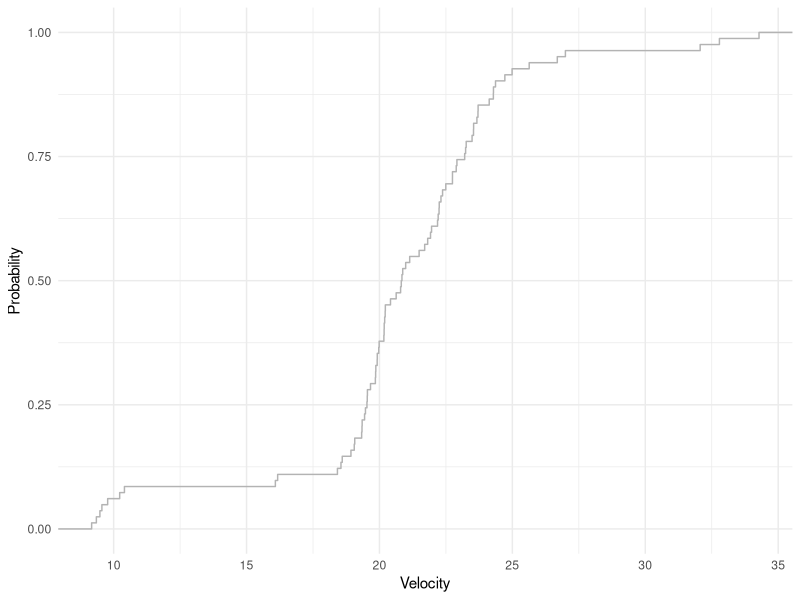
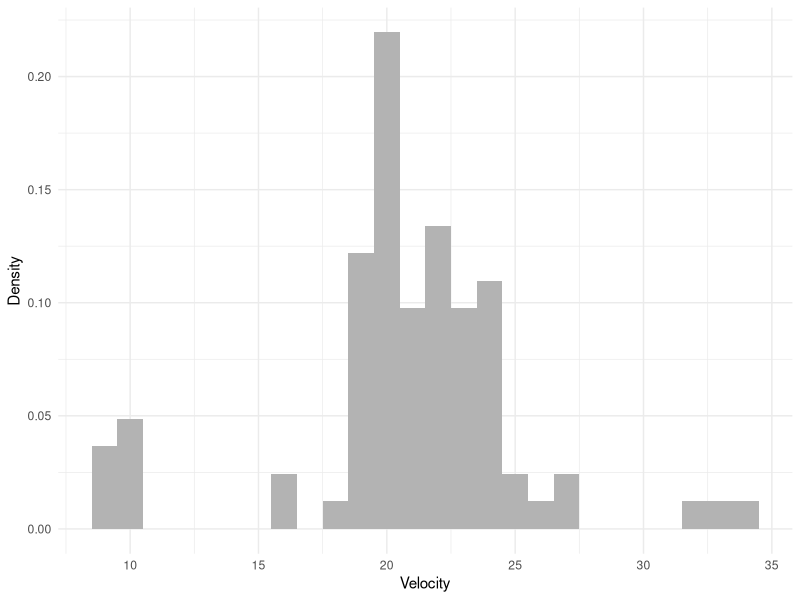
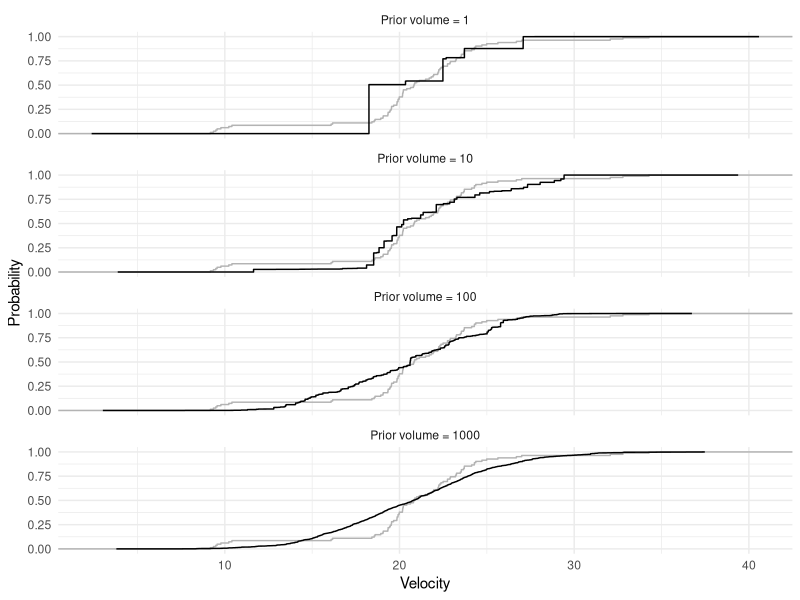
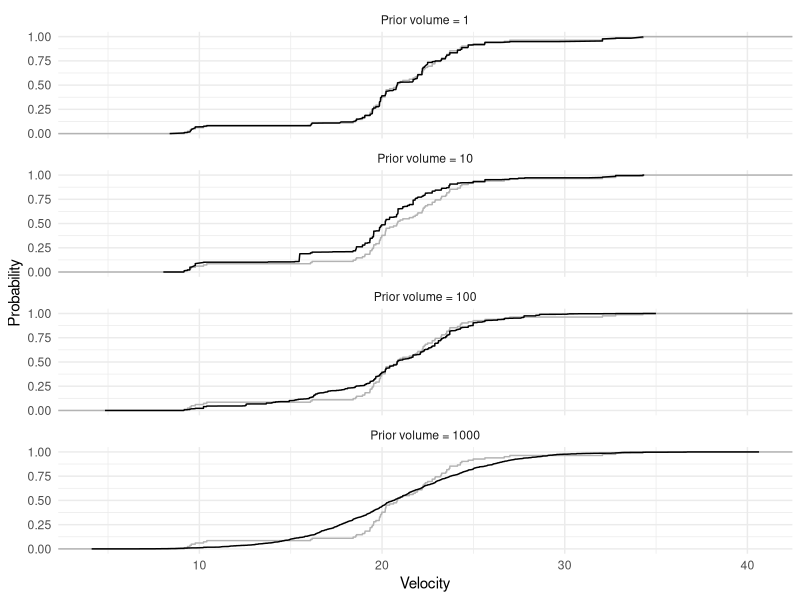
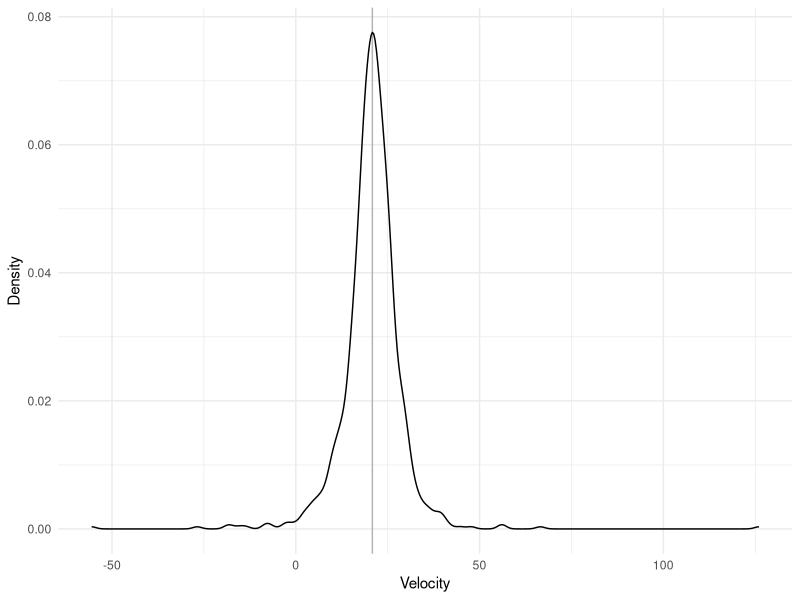
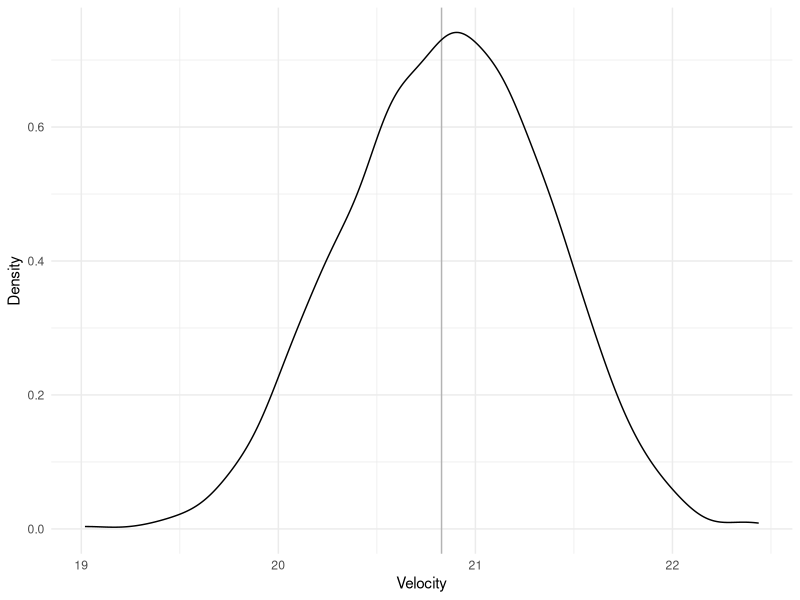
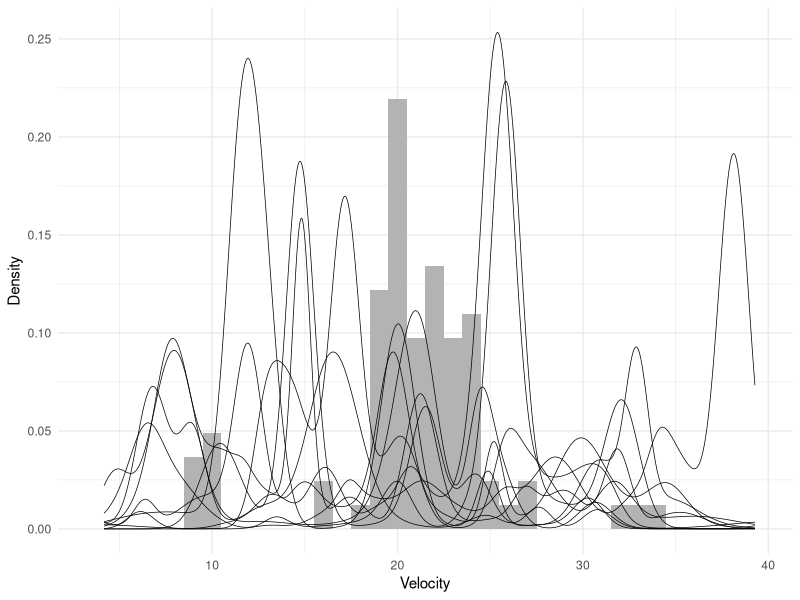
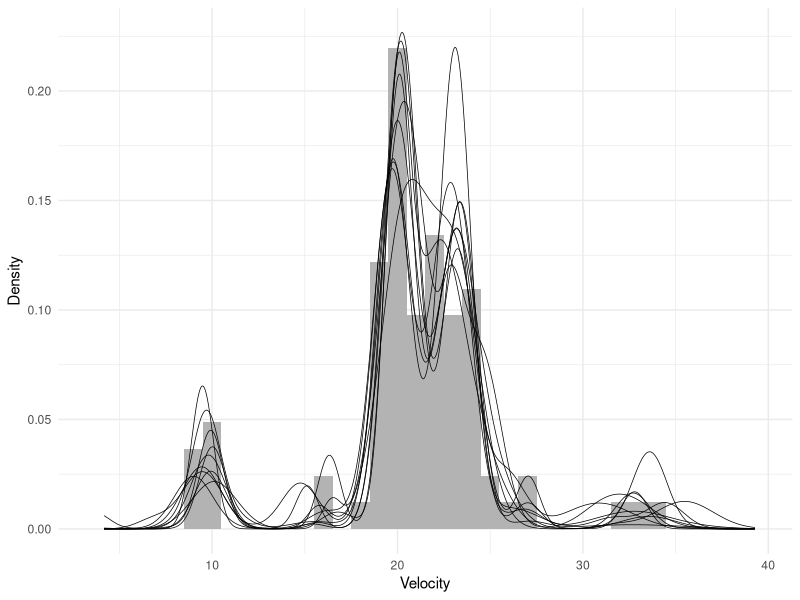

Source code (R) for these figures, in order: (Note: a time limit stopped this script after it produced the figures.)
## ---- chunk 1
library(MASS)
library(tidyverse)

theme_set(theme_minimal())
## ---- chunk 2
geom_reference <- function(data, type = 'cdf', binwidth = 1, color = 'gray70') {
  if (type == 'cdf') {
    stat_ecdf(data = data,
              mapping = aes(x),
              color = color)
  } else if (type == 'pdf') {
    geom_density(data = data,
                 mapping = aes(x),
                 color = color)
  } else if (type == 'histogram') {
    geom_histogram(data = data,
                   mapping = aes(x, y = ..count.. / sum(..count..)),
                   binwidth = binwidth,
                   fill = color)
  }
}
## ---- chunk 3
data <- tibble(x = galaxies / 1000)
## ---- chunk 4
ggplot() +
  geom_reference(data) +
  labs(x = 'Velocity', y = 'Probability')
## ---- chunk 5
ggplot() +
  geom_reference(data, type = 'histogram') +
  labs(x = 'Velocity', y = 'Density')
## ---- chunk 6
stick_break <- function(l, alpha, beta) {
  q <- rbeta(l, shape1 = alpha, shape2 = beta)
  q <- c(head(q, -1), 1)
  list(p = q * c(1, cumprod(1 - head(q, -1))), q = q)
}

nu_prior <- function(lambda = 1, mu0 = 0, sigma0 = 1) {
  sample_P0 <- function(l) rnorm(l, mean = mu0, sd = sigma0)
  list(sample_P0 = sample_P0, lambda = lambda)
}

nu_posterior <- function(x, lambda = 1, mu0 = 0, sigma0 = 1) {
  prior <- nu_prior(lambda = lambda, mu0 = mu0, sigma0 = sigma0)
  sample_P0 <- function(l) {
    i <- rbernoulli(l, p = lambda / (lambda + length(x)))
    i * prior$sample_P0(l) + (1 - i) * sample(x, l, replace = TRUE)
  }
  list(sample_P0 = sample_P0, lambda = lambda + length(x))
}

sample_DP <- function(l, nu) {
  x <- nu$sample_P0(l)
  p <- stick_break(l, 1, nu$lambda)$p
  tibble(x = x, p = p)
}

plot_distribution <- function(sample, reference) {
  sample <- sample %>%
    arrange(x) %>%
    mutate(p = cumsum(p))
  ggplot() +
    geom_reference(reference) +
    geom_line(data = sample, mapping = aes(x, p)) +
    labs(x = 'Velocity', y = 'Probability')
}
## ---- chunk 7
set.seed(42)

tibble(lambda = c(1, 10, 100, 1000)) %>%
  mutate(data = map(lambda, ~ sample_DP(l = 10000,
                                        nu = nu_prior(lambda = .x,
                                                      mu0 = mean(data$x),
                                                      sigma0 = sd(data$x))))) %>%
  unnest(data) %>%
  mutate(lambda = str_c('Prior volume = ', lambda)) %>%
  group_by(lambda) %>%
  plot_distribution(data) +
  facet_wrap(vars(lambda), ncol = 1)
## ---- chunk 8
set.seed(42)

tibble(lambda = c(1, 10, 100, 1000)) %>%
  mutate(data = map(lambda, ~ sample_DP(l = 10000,
                                        nu = nu_posterior(data$x,
                                                          lambda = .x,
                                                          mu0 = mean(data$x),
                                                          sigma0 = sd(data$x))))) %>%
  unnest(data) %>%
  mutate(lambda = str_c('Prior volume = ', lambda)) %>%
  group_by(lambda) %>%
  plot_distribution(data) +
  facet_wrap(vars(lambda), ncol = 1)
## ---- chunk 9
sample_Ptheta_prior <- function(l, mu0 = 0, kappa0 = 1, nu0 = 3, sigma0 = 1) {
  sigma <- sqrt((nu0 * sigma0^2) / rchisq(l, nu0))
  # sigma <- sqrt(1 / rgamma(l, nu0 / 2, nu0 * sigma0^2 / 2))
  mu <- rnorm(l, mu0, sigma / sqrt(kappa0))
  tibble(mu = mu, sigma = sigma)
}

sample_Ptheta_posterior <- function(l, x, mu0 = mean(x), kappa0 = 1, nu0 = 3, sigma0 = sd(x)) {
  n1 <- length(x)
  if (n1 == 0) {
    mu1 <- 0
    ss1 <- 0
  } else {
    mu1 <- mean(x)
    ss1 <- sum((x - mu1)^2)
  }
  sample_Ptheta_prior(
    l = l,
    mu0 = kappa0 / (kappa0 + n1) * mu0 + n1 / (kappa0 + n1) * mu1,
    kappa0 = kappa0 + n1,
    nu0 = nu0 + n1,
    sigma0 = sqrt((nu0 * sigma0^2 + ss1 + kappa0 * n1 / (kappa0 + n1) * (mu1 - mu0)^2) / (nu0 + n1))
  )
}

sample_Plambda_prior <- function(l, alpha0 = 2, beta0 = 0.1) {
  rgamma(l, alpha0, beta0)
}

sample_Plambda_posterior <- function(l, q, alpha0 = 2, beta0 = 0.1) {
  sample_Plambda_prior(
    l = l,
    alpha0 = alpha0 + length(q) - 1,
    beta0 = beta0 - sum(log(head(q, -1)))
  )
}

evaluate_Px <- function(x, theta) {
  dnorm(x, theta$mu, sqrt(theta$sigma))
}

evaluate_Pm_ <- function(draw, grid, type = 'cdf') {
  if (type == 'cdf') {
    method <- pnorm
  } else if (type == 'pdf') {
    method <- dnorm
  } else if (type == 'histogram') {
    method <- dnorm
  }
  bind_cols(draw$theta, tibble(p = draw$stick$p)) %>%
    mutate(.component = row_number()) %>%
    select(.component, everything()) %>%
    mutate(data = map2(mu, sigma, function(mu, sigma) {
                                  tibble(x = grid,
                                         y = method(grid, mu, sigma))
                                  })) %>%
    unnest(data) %>%
    group_by(x) %>%
    summarize(y = sum(p * y), .groups = 'drop')
}

evaluate_Pm <- function(draws, grid, ...) {
  process <- function(i) {
    evaluate_Pm_(draws[[i]], grid, ...) %>%
      mutate(.draw = i) %>%
      select(.draw, everything())
  }
  sapply(1:length(draws), process, simplify = FALSE) %>%
    bind_rows()
}

count_subjects <- function(m, k) {
  n <- rep(0, m)
  k <- as.data.frame(table(k))
  n[as.numeric(levels(k[ , 1]))[k[ , 1]]] <- k[ , 2]
  n
}

update_k <- function(x, state, prior_only = FALSE) {
  m <- length(state$stick$p)
  n <- length(x)
  if (prior_only) {
    p <- matrix(rep(1 / m, m * n), nrow = m, ncol = n)
  } else {
    x <- rep(x, each = m)
    theta <- state$theta %>% slice(rep(1:m, n))
    p <- matrix(evaluate_Px(x, theta), nrow = m, ncol = n)
    p <- sweep(p, 1, state$stick$p, `*`)
    p <- sweep(p, 2, colSums(p), `/`)
  }
  apply(p, 2, function(p) sample(1:m, 1, prob = p))
}

update_stick <- function(x, state, prior_only = FALSE) {
  m <- length(state$stick$p)
  if (prior_only) {
    alpha <- 1
    beta <- state$lambda
  } else {
    n <- count_subjects(m, state$k)
    alpha <- 1 + n
    beta <- state$lambda + sum(n) - cumsum(n)
  }
  stick_break(m, alpha, beta)
}

update_theta <- function(x, state, prior_only = FALSE, ...) {
  m <- length(state$stick$p)
  if (prior_only) {
    sapply(1:m, function(i) sample_Ptheta_prior(1, ...), simplify = FALSE) %>%
      bind_rows()
  } else {
    sapply(1:m, function(i) sample_Ptheta_posterior(1, x[state$k == i], ...),
           simplify = FALSE) %>%
      bind_rows()
  }
}

update_lambda <- function(x, state, prior_only = FALSE, ...) {
  if (prior_only) {
    sample_Plambda_prior(1, ...)
  } else {
    sample_Plambda_posterior(1, state$stick$q, ...)
  }
}

sample_DPM <- function(x, m, l,
                       n0 = 3,
                       mu0 = mean(x),
                       kappa0 = n0,
                       nu0 = n0,
                       sigma0 = 1,
                       lambda0 = 1,
                       alpha0 = n0,
                       beta0 = sqrt(n0) / 10,
                       prior_only = FALSE) {
  theta_prior <- list(
    mu0 = mu0,
    kappa0 = kappa0,
    nu0 = nu0,
    sigma0 = sigma0
  )
  lambda_prior <- list(
    alpha0 = alpha0,
    beta0 = beta0
  )
  state <- list(
    k = sample(1:m, length(x), replace = TRUE),
    stick = stick_break(m, 1, lambda0),
    theta = do.call(sample_Ptheta_prior, c(list(m), theta_prior)),
    lambda = lambda0
  )
  draws <- vector('list', l)
  for(i in 1:l) {
    arguments <- list(x, state, prior_only = prior_only)
    state$k <- do.call(update_k, arguments)
    arguments <- list(x, state, prior_only = prior_only)
    state$stick <- do.call(update_stick, arguments)
    arguments <- c(list(x, state, prior_only = prior_only), theta_prior)
    state$theta <- do.call(update_theta, arguments)
    arguments <- c(list(x, state, prior_only = prior_only), lambda_prior)
    state$lambda <- do.call(update_lambda, arguments)
    draws[[i]] <- state
  }
  draws
}

check_predictive <- function(draws, reference, size = 1000, type = 'cdf', ...) {
  grid <- seq(min(reference$x) - 5, to = max(reference$x) + 5, length.out = size)
  sample <- evaluate_Pm(draws, grid, type = type)
  ggplot() +
    geom_reference(reference, type = type, ...) +
    geom_line(data = sample, mapping = aes(x, y, group = .draw), size = 0.25) +
    labs(x = 'Velocity', y = 'Density')
}

summarize_inference <- function(draws,
                                reference, size = 1000,
                                type = 'cdf',
                                probability = 0.95, ...) {
  grid <- seq(min(reference$x) - 5, to = max(reference$x) + 5, length.out = size)
  sample <- evaluate_Pm(draws, grid, type = type) %>%
    group_by(x) %>%
    summarize(y_mean = mean(y),
              y_lower = quantile(y, (1 - probability) / 2),
              y_upper = quantile(y, 1 - (1 - probability) / 2),
              .groups = 'drop')
  ggplot() +
    geom_reference(reference, type = type, color = 'gray90', ...) +
    geom_ribbon(data = sample,
                mapping = aes(x, ymin = y_lower, ymax = y_upper),
                fill = 'royalblue3',
                alpha = 0.25) +
    geom_line(data = sample, mapping = aes(x, y_mean), size = 0.25) +
    labs(x = 'Velocity', y = 'Density')
}
## ---- chunk 10
set.seed(42)

sample_Ptheta_prior(1000, mu0 = mean(data$x), sigma0 = sd(data$x)) %>%
  ggplot() +
  geom_vline(xintercept = mean(data$x), color = 'gray70') +
  geom_density(aes(mu)) +
  labs(x = 'Velocity', y = 'Density')
## ---- chunk 11
set.seed(42)

sample_Ptheta_posterior(1000, data$x) %>%
  ggplot() +
  geom_vline(xintercept = mean(data$x), color = 'gray70') +
  geom_density(aes(mu)) +
  labs(x = 'Velocity', y = 'Density')
## ---- chunk 12
set.seed(42)

draws <- sample_DPM(data$x, 25, 1000, kappa0 = 0.01, prior_only = TRUE)
check_predictive(sample(tail(draws, length(draws) / 2), 10), data,
                 type = 'histogram')
## ---- chunk 13
set.seed(42)

draws <- sample_DPM(data$x, 25, 1000, kappa0 = 0.01)
check_predictive(sample(tail(draws, length(draws) / 2), 10), data,
                 type = 'histogram')
## ---- chunk 14
tibble(value = sapply(draws, function(draw) length(unique(draw$k)))) %>%
  mutate(draw = row_number()) %>%
  ggplot(aes(draw, value)) +
  geom_line(size = 0.1) +
  labs(x = 'Iteration', y = 'Position')
## ---- chunk 15
summarize_inference(tail(draws, length(draws) / 2), data,
                    type = 'histogram')
